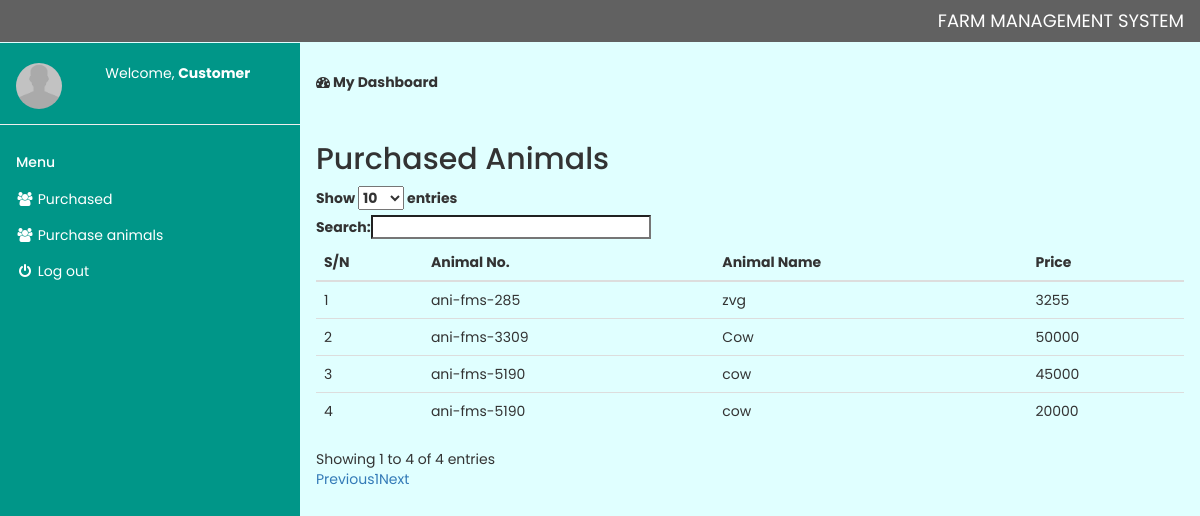
Page /custmdashboard.php (signed in) on the committed database.
### tables this page shows
CREATE TABLE `sold_animal` (
  `customer_name` varchar(50) NOT NULL,
  `animal_no` varchar(50) NOT NULL,
  `animal_name` varchar(50) NOT NULL,
  `price` int(50) NOT NULL,
  `id` int(50) NOT NULL
);

### custmdashboard.php (the view, shortened to what this page needs)
<?php include 'setting/system.php'; ?>
<?php include 'theme/head.php'; ?>
<?php include 'custmsidebar.php'; ?>
<div class="w3-main" style="margin-left:300px;margin-top:43px;">
  <header class="w3-container" style="padding-top:22px">
    <h5><b><i class="fa fa-dashboard"></i> My Dashboard</b></h5>
  </header>
 <div class="w3-container" style="padding-top:22px">
 <div class="w3-row">
 	<h2>Purchased Animals</h2>
 <div class="table-responsive">
 	<table class="table table-hover" id="table">
 		<thead>
 			<tr>
			 <th>S/N</th>
 				<th>Animal No.</th>
				 <th>Animal Name</th>
 				<th>Price</th>
 			</tr>
 		</thead>
 		<tbody>
 			<?php
			 $customer = $_SESSION['customer'];
               $qpi = $db->query("SELECT * FROM sold_animal where customer_name = '$customer'");
               $result = $qpi->fetchAll(PDO::FETCH_OBJ);
               $c = $qpi->rowCount();
			   $cnt = 1;
				if($c > 0){
               foreach ($result as $j) {
               	 $animalno = $j->animal_no;
				 $animalname = $j->animal_name;
               	 $arr = $j->price;
               	 ?>
                  <tr>
                  <td><?php echo $cnt; ?></td>
                  	<td><?php echo $animalno; ?></td>
                  	<td><?php echo $animalname; ?></td>
                  	<td><?php echo $arr; ?></td>
                  </tr>
               	 <?php $cnt =$cnt + 1; }
                 }
 			?>
 		</tbody>
 	</table>
 </div>
 </div>
</div>
</div>
<?php include 'theme/foot.php'; ?>

### theme/head.php (shortened to what this page needs)
<!DOCTYPE html>
<html>
<head>
<link rel="stylesheet" href="./plugin/w3.css">
<link rel="stylesheet" href="./plugin/bootstrap.min.css">
<link rel="stylesheet" href="./plugin/font-awesome.min.css">
<link rel="stylesheet" href="../css/style.css">
<link rel="stylesheet" type="text/css" href="https://cdn.datatables.net/1.10.16/css/dataTables.bootstrap.min.css">
<link rel="stylesheet" type="text/css" href="https://cdnjs.cloudflare.com/ajax/libs/bootstrap-datepicker/1.7.1/css/bootstrap-datepicker.min.css">
</head>
<body>

### custmsidebar.php (shortened to what this page needs)
<div class="w3-bar w3-top w3-dark-grey  w3-large" style="z-index:4">
  <span class="w3-bar-item w3-right"><?php echo NAME_X; ?></span>
</div>
<nav class="w3-sidebar w3-collapse w3-teal w3-animate-left" style="z-index:3;width:300px;" id="mySidebar"><br>
  <div class="w3-container w3-row">
    <div class="w3-col s4">
      <img src="theme/default_avatar.jpg" class="w3-circle w3-margin-right" style="width:46px">
    </div>
    <div class="w3-col s8 w3-bar">
      <span>Welcome, <strong><?php echo ucwords($_SESSION['customer']); ?></strong></span><br>
    </div>
  </div>
  <hr>
  <div class="w3-container">
    <h5>Menu</h5>
  </div>
  <div class="w3-bar-block">
    <a href="custmdashboard.php" class="w3-bar-item w3-button w3-padding w3-teal"><i class="fa fa-users fa-fw"></i>  Purchased</a>
    <a href="buying.php" class="w3-bar-item w3-button w3-padding"><i class="fa fa-users fa-fw"></i>  Purchase animals</a>
    <a href="custm-logout.php" class="w3-bar-item w3-button w3-padding"><i class="fa fa-power-off fa-fw"></i>  Log out</a><br><br>
  </div>
</nav>

### theme/foot.php (shortened to what this page needs)
</body>
</html>

### css/style.css (style rules this page uses)
* { margin: 0; padding: 0; box-sizing: border-box; font-family: 'Poppins', sans-serif; }

### theme/head.php (style rules this page uses)
body { font-family: 'Poppins', sans-serif; background-color: lightcyan ; }

### rows in the picture
sold_animal: animal_no "ani-fms-285", animal_name "zvg", price "3255"
sold_animal: animal_no "ani-fms-3309", animal_name "Cow", price "50000"
sold_animal: animal_no "ani-fms-5190", animal_name "cow", price "45000"
sold_animal: animal_no "ani-fms-5190", animal_name "cow", price "20000"

### other values in the picture
NAME_X "FARM MANAGEMENT SYSTEM"
$_SESSION['customer'] "Customer"
